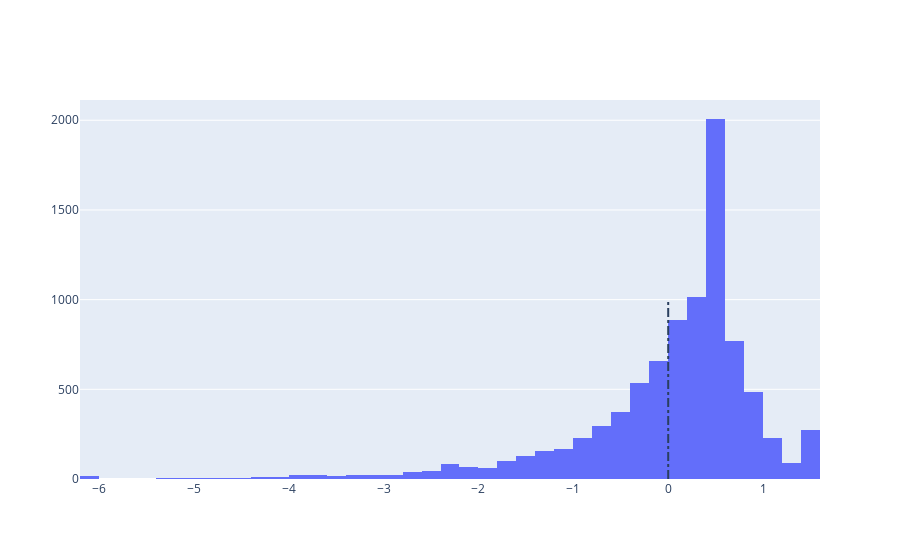

Notebook source saved alongside this figure:
### Markdown cell above
#### App Rating

### Code cell
avg_rating = df['Rating'].mean()
print('Average app rating = ',avg_rating)

data = [go.Histogram(
    x = df['Rating']
)]

layout = {'shapes': [{
    'type' : 'line',
    'x0' : avg_rating,
    'y0' : 0,
    'x1' : avg_rating,
    'y1' : 1000,
    'line' : { 'dash': 'dashdot'}
}]
         }

plotly.offline.iplot({'data': data, 'layout': layout})

### Figure 1 — Plotly figure (JSON) as saved in the notebook; plotly's stock layout.template omitted (floating-point values rounded to 4 significant figures; data arrays with more than 128 entries replaced by an {"elided": "..."} marker saying what was removed)
{"data": [{"type": "histogram", "x": {"elided": "8886 float values"}}], "layout": {"autosize": true, "shapes": [{"line": {"dash": "dashdot"}, "type": "line", "x0": -3.998e-16, "x1": -3.998e-16, "y0": 0, "y1": 1000}], "xaxis": {"autorange": true, "range": [-6.2, 1.6], "type": "linear"}, "yaxis": {"autorange": true, "range": [-11.81, 2113.0]}}}
